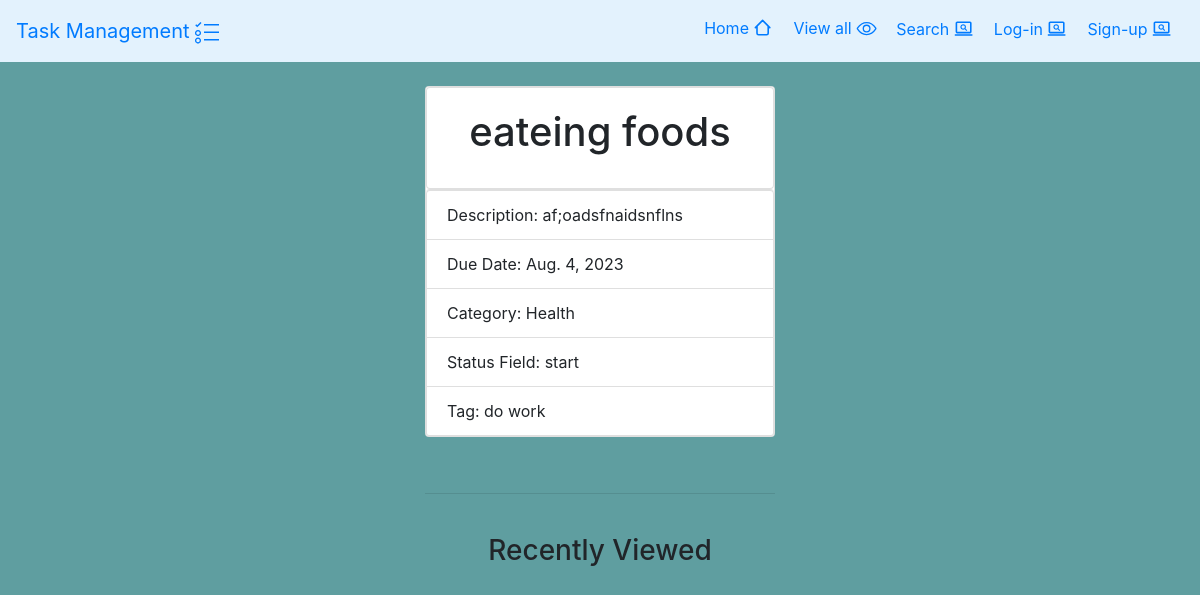
The app's page /task/5, older data.
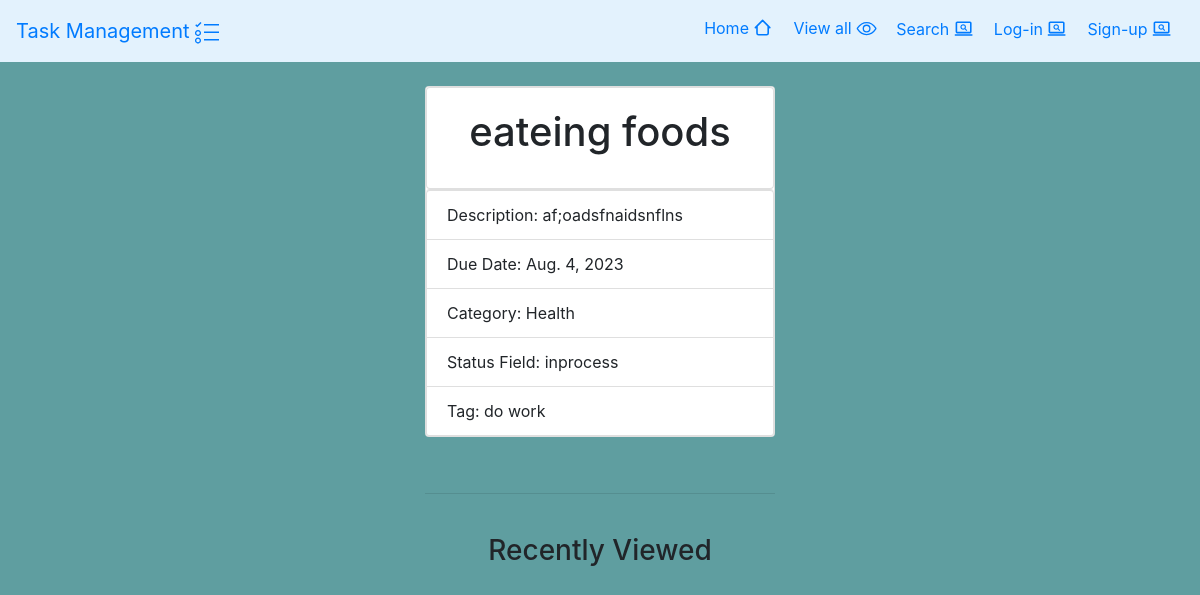
The same page, newer data.
### task/models.py (models this page shows, shortened)
class Task(models.Model):
    START= 'start'
    INPORCESS='inprocess'
    DONE = 'done'
    status_choice = [
        (START,'start'),
        (INPORCESS,'inprocess'),
        (DONE,'done')
    ]
    title=models.CharField(max_length=255)
    description=models.TextField()
    due_date=models.DateField(auto_now_add=False)
    category= models.ForeignKey(Category, on_delete=models.PROTECT)
    status_fields=models.CharField(max_length=255, choices=status_choice)
    tag=models.ManyToManyField(Tag)
    user=models.ForeignKey(User,on_delete=models.CASCADE)

### epic_quest/models.py (models this page shows)
class Category(models.Model):
    name=models.CharField(max_length=255,)
    description=models.TextField(null=True,blank=True)
    def __str__(self) -> str:
        return self.name
    class Meta:
        ordering=['name']

### task/views.py (the view)
# urls.py: path("task/<int:pk>", views.task_details, name="task_details")
def task_details(request, pk):
    task = get_object_or_404(Task, pk=pk)
    recently_viewed_tasks = None
    if 'recently_viewed' in request.session:
        if pk in request.session['recently_viewed']:
            request.session['recently_viewed'].remove(pk)
        tasks = Task.objects.filter(pk__in = request.session['recently_viewed'])
        print(tasks)
        print(request.session['recently_viewed'])
        recently_viewed_tasks = sorted(tasks,key = lambda x: request.session['recently_viewed'].index(x.pk))
        print(recently_viewed_tasks)
        request.session['recently_viewed'].insert(0, pk)
        if len(request.session['recently_viewed']) > 5:
            request.session['recently_viewed'].pop()
    else:
        request.session['recently_viewed'] = [pk]
    request.session.modified = True
    return render(request, "task_details.html", {"task": task,'recently_viewed_tasks':recently_viewed_tasks})

### epic_quest/models.py (called while the page is built)
    def __str__(self) -> str:
        return self.name

### task/templates/task_details.html (shortened to what this page needs)
{% extends 'base.html' %}
{% block content %}
<body style="background-color: cadetblue;">
    <br>
    <div class="container">
    <div class="row justify-content-center">
        <div class="col-md-4">
            <div class="card mb-3">
        <div class="card">
            <div class="card-body">
                <h1 class="card-title row justify-content-center">{{ task.title }}</h1>
            </div>
        </div>
        <ul class="list-group">
            <li class="list-group-item">Description: {{ task.description }}</li>
            <li class="list-group-item">Due Date: {{ task.due_date }}</li>
            <li class="list-group-item">Category: {{ task.category }}</li>
            <li class="list-group-item">Status Field: {{ task.status_fields }}</li>
            <li class="list-group-item">Tag:
                {% for tag in task.tag.all %}
                    {{ tag }}
                </li>
                {% endfor %}
            </ul>
        </div>
        <br>
        <hr>
        <br>
        <h3 class="text-center">Recently Viewed</h3>
        </div>
    </div>
    </div>
    </body>
{% endblock %}

Row changes from the older to the newer data that the page shows:
changed Task "eateing foods": status_fields "start" → "inprocess"
